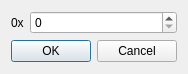
<?xml version="1.0" encoding="UTF-8"?>
<ui version="4.0">
 <class>GoToDialog</class>
 <widget class="QDialog" name="GoToDialog">
  <property name="geometry">
   <rect>
    <x>0</x>
    <y>0</y>
    <width>184</width>
    <height>74</height>
   </rect>
  </property>
  <property name="windowTitle">
   <string>Set address</string>
  </property>
  <layout class="QVBoxLayout" name="verticalLayout">
   <item>
    <layout class="QHBoxLayout" name="horizontalLayout">
     <item>
      <widget class="QLabel" name="label">
       <property name="text">
        <string>0x</string>
       </property>
      </widget>
     </item>
     <item>
      <widget class="QSpinBox" name="addressValueSpin">
       <property name="sizePolicy">
        <sizepolicy hsizetype="Expanding" vsizetype="Fixed">
         <horstretch>0</horstretch>
         <verstretch>0</verstretch>
        </sizepolicy>
       </property>
       <property name="maximum">
        <number>999999999</number>
       </property>
       <property name="displayIntegerBase">
        <number>16</number>
       </property>
      </widget>
     </item>
    </layout>
   </item>
   <item>
    <widget class="QDialogButtonBox" name="buttonBox">
     <property name="orientation">
      <enum>Qt::Horizontal</enum>
     </property>
     <property name="standardButtons">
      <set>QDialogButtonBox::Cancel|QDialogButtonBox::Ok</set>
     </property>
    </widget>
   </item>
  </layout>
 </widget>
 <resources/>
 <connections>
  <connection>
   <sender>buttonBox</sender>
   <signal>accepted()</signal>
   <receiver>GoToDialog</receiver>
   <slot>accept()</slot>
   <hints>
    <hint type="sourcelabel">
     <x>248</x>
     <y>254</y>
    </hint>
    <hint type="destinationlabel">
     <x>157</x>
     <y>274</y>
    </hint>
   </hints>
  </connection>
  <connection>
   <sender>buttonBox</sender>
   <signal>rejected()</signal>
   <receiver>GoToDialog</receiver>
   <slot>reject()</slot>
   <hints>
    <hint type="sourcelabel">
     <x>316</x>
     <y>260</y>
    </hint>
    <hint type="destinationlabel">
     <x>286</x>
     <y>274</y>
    </hint>
   </hints>
  </connection>
 </connections>
</ui>
